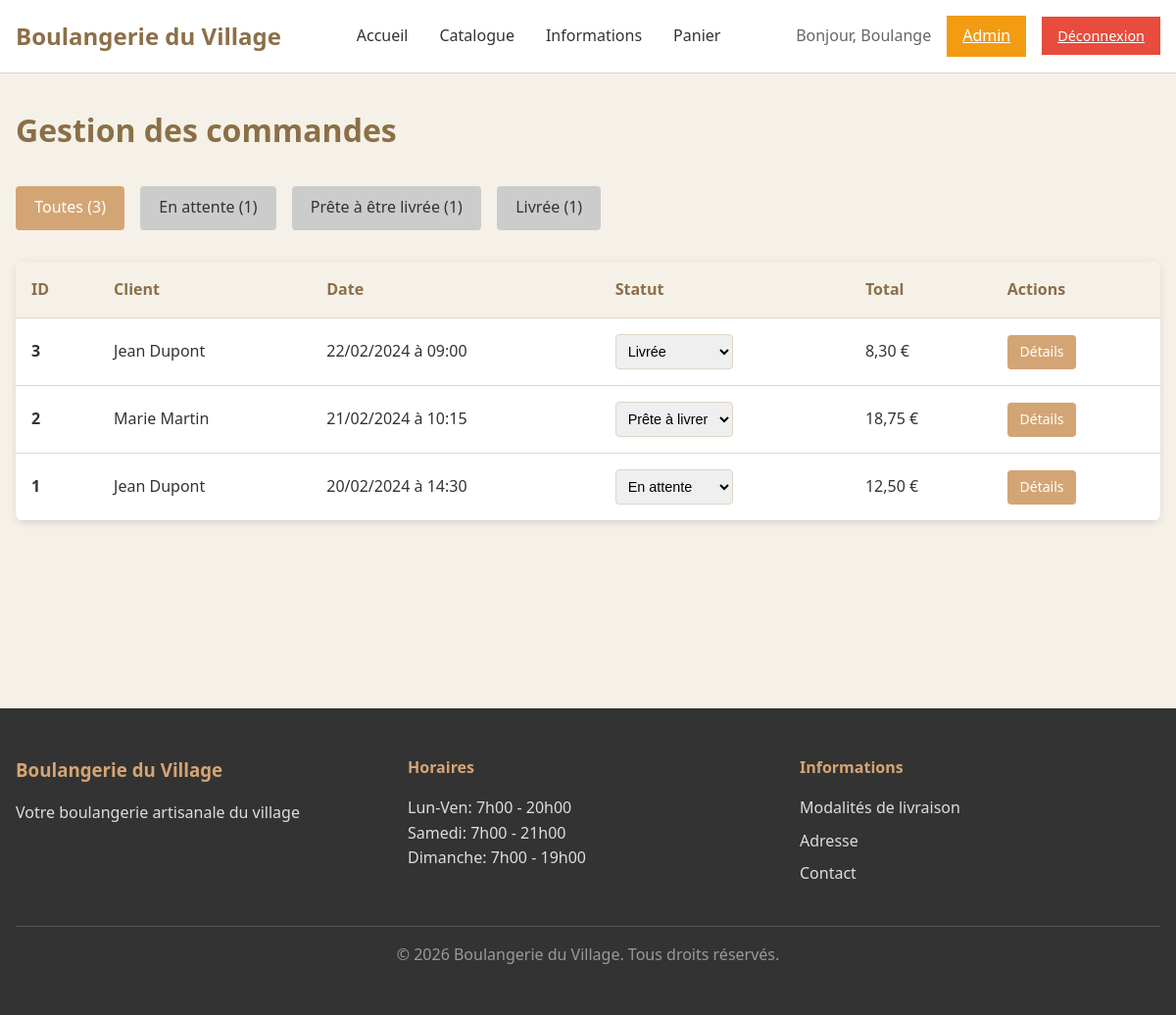
The page /public/admin/commandes.php (signed in) on the database its author committed.
### tables this page shows
CREATE TABLE users (
    id INT PRIMARY KEY AUTO_INCREMENT,
    nom VARCHAR(100) NOT NULL,
    prenom VARCHAR(100) NOT NULL,
    email VARCHAR(150) NOT NULL UNIQUE,
    mot_de_passe VARCHAR(255) NOT NULL,
    adresse TEXT,
    telephone VARCHAR(20),
    role ENUM('client', 'admin') DEFAULT 'client',
    created_at DATETIME DEFAULT CURRENT_TIMESTAMP,
    
    INDEX idx_email (email),
    INDEX idx_role (role)
);

CREATE TABLE commandes (
    id INT PRIMARY KEY AUTO_INCREMENT,
    user_id INT NOT NULL,
    date_commande DATETIME DEFAULT CURRENT_TIMESTAMP,
    statut ENUM('en_attente', 'prete', 'livree') DEFAULT 'en_attente',
    total DECIMAL(8,2) NOT NULL,
    adresse_livraison TEXT NOT NULL,
    commentaire TEXT,
    
    FOREIGN KEY (user_id) REFERENCES users(id) ON DELETE CASCADE,
    INDEX idx_user (user_id),
    INDEX idx_statut (statut),
    INDEX idx_date (date_commande)
);

### includes/auth.php (called while the page is built, shortened)
<?php
require_once __DIR__ . '/db.php';
function current_user(): ?array {
    $user = db_fetch(
        'SELECT id, email, nom, prenom, role FROM users WHERE id = ?',
        [$_SESSION['user_id']]
    );
    return $user;
}
function is_logged_in(): bool {
    return isset($_SESSION['user_id']);
}

### includes/db.php (called while the page is built, shortened)
<?php
$pdo = null;
function db_connect(): PDO {
    global $pdo;
    if ($pdo === null) {
        try {
            $pdo = new PDO(
                'mysql:host=' . DB_HOST . ';dbname=' . DB_NAME . ';charset=utf8mb4',
                DB_USER,
                DB_PASS,
                [
                    PDO::ATTR_ERRMODE => PDO::ERRMODE_EXCEPTION,
                    PDO::ATTR_DEFAULT_FETCH_MODE => PDO::FETCH_ASSOC,
                    PDO::ATTR_EMULATE_PREPARES => false
                ]
            );
        } catch (PDOException $e) {
            die('Erreur de connexion à la base de données: ' . $e->getMessage());
        }
    }
    return $pdo;
}
function db_query(string $sql, array $params = []): PDOStatement {
    $pdo = db_connect();
    $stmt = $pdo->prepare($sql);
    $stmt->execute($params);
    return $stmt;
}
function db_fetch_all(string $sql, array $params = []): array {
    return db_query($sql, $params)->fetchAll();
}
function db_fetch(string $sql, array $params = []): ?array {
    $result = db_query($sql, $params)->fetch();
    return $result ?: null;
}

### includes/functions.php (called while the page is built, shortened)
<?php
function e(string $string): string {
    return htmlspecialchars($string, ENT_QUOTES, 'UTF-8');
}
function format_price(float $price): string {
    return number_format($price, 2, ',', ' ') . ' €';
}
function format_date(string $date): string {
    $timestamp = strtotime($date);
    return date('d/m/Y \à H:i', $timestamp);
}
function format_statut(string $statut): string {
    $statuts = [
        'en_attente' => 'En attente',
        'prete' => 'Prête à être livrée',
        'livree' => 'Livrée'
    ];
    return $statuts[$statut] ?? $statut;
}

### public/admin/commandes.php (the view, shortened to what this page needs)
<?php
require_once __DIR__ . '/../../includes/db.php';
require_once __DIR__ . '/../../includes/auth.php';
require_once __DIR__ . '/../../includes/functions.php';
$statut_filtre = $_GET['statut'] ?? null;
$statuts_valides = ['en_attente', 'prete', 'livree'];
if ($statut_filtre) {
    $commandes = db_fetch_all(
        'SELECT c.*, u.prenom, u.nom
         FROM commandes c
         JOIN users u ON c.user_id = u.id
         WHERE c.statut = ?
         ORDER BY c.date_commande DESC',
        [$statut_filtre]
    );
} else {
    $commandes = db_fetch_all(
        'SELECT c.*, u.prenom, u.nom
         FROM commandes c
         JOIN users u ON c.user_id = u.id
         ORDER BY c.date_commande DESC'
    );
}
require_once __DIR__ . '/../../includes/header.php';
?>
<div class="container admin-container">
    <h1>Gestion des commandes</h1>
    <div class="admin-filters">
        <a href="<?php echo ADMIN_URL; ?>/commandes.php" class="btn <?php echo $statut_filtre === null ? 'btn-primary' : 'btn-secondary'; ?>">
            Toutes (<?php echo db_fetch('SELECT COUNT(*) as count FROM commandes')['count'] ?? 0; ?>)
        </a>
        <?php foreach ($statuts_valides as $statut): ?>
            <a href="<?php echo ADMIN_URL; ?>/commandes.php?statut=<?php echo $statut; ?>"
               class="btn <?php echo $statut_filtre === $statut ? 'btn-primary' : 'btn-secondary'; ?>">
                <?php
                $count = db_fetch('SELECT COUNT(*) as count FROM commandes WHERE statut = ?', [$statut])['count'] ?? 0;
                echo format_statut($statut) . ' (' . $count . ')';
                ?>
            </a>
        <?php endforeach; ?>
    </div>
    <?php if ($commandes): ?>
    <table class="admin-table">
        <thead>
            <tr>
                <th>ID</th>
                <th>Client</th>
                <th>Date</th>
                <th>Statut</th>
                <th>Total</th>
                <th>Actions</th>
            </tr>
        </thead>
        <tbody>
            <?php foreach ($commandes as $commande): ?>
            <tr>
                <td><strong><?php echo $commande['id']; ?></strong></td>
                <td><?php echo e($commande['prenom'] . ' ' . $commande['nom']); ?></td>
                <td><?php echo format_date($commande['date_commande']); ?></td>
                <td>
                    <form method="POST" style="display: inline;">
                        <select name="nouveau_statut" onchange="this.form.submit()">
                            <option value="en_attente" <?php echo $commande['statut'] === 'en_attente' ? 'selected' : ''; ?>>En attente</option>
                            <option value="prete" <?php echo $commande['statut'] === 'prete' ? 'selected' : ''; ?>>Prête à livrer</option>
                            <option value="livree" <?php echo $commande['statut'] === 'livree' ? 'selected' : ''; ?>>Livrée</option>
                        </select>
                    </form>
                </td>
                <td><?php echo format_price($commande['total']); ?></td>
                <td>
                    <a href="<?php echo ADMIN_URL; ?>/commande_detail.php?id=<?php echo $commande['id']; ?>" class="btn btn-sm btn-primary">Détails</a>
                </td>
            </tr>
            <?php endforeach; ?>
        </tbody>
    </table>
    <?php else: ?>
    <p>Aucune commande trouvée.</p>
    <?php endif; ?>
</div>
<?php require_once __DIR__ . '/../../includes/footer.php'; ?>

### includes/header.php (shortened to what this page needs)
<?php
require_once __DIR__ . '/auth.php';
require_once __DIR__ . '/functions.php';
$user = current_user();
?>
<!DOCTYPE html>
<html lang="fr">
<head>
    <link rel="stylesheet" href="<?php echo ASSETS_WEB_PATH; ?>/css/style.css">
</head>
<body>
    <header class="main-header">
        <div class="container">
            <div class="header-content">
                <a href="<?php echo PUBLIC_URL; ?>/index.php" class="logo">
                    <h1><?php echo APP_NAME; ?></h1>
                </a>
                <nav class="main-nav">
                    <ul>
                        <li><a href="<?php echo PUBLIC_URL; ?>/index.php">Accueil</a></li>
                        <li><a href="<?php echo PUBLIC_URL; ?>/catalogue.php">Catalogue</a></li>
                        <li><a href="<?php echo PUBLIC_URL; ?>/informations.php">Informations</a></li>
                        <li><a href="<?php echo PUBLIC_URL; ?>/panier.php" class="panier-link">
                            Panier
                        </a></li>
                    </ul>
                </nav>
                <div class="user-menu">
                    <?php if ($user): ?>
                        <span class="greeting">Bonjour, <?php echo e($user['prenom']); ?></span>
                        <?php if ($user['role'] === 'admin'): ?>
                            <a href="<?php echo ADMIN_URL; ?>/index.php" class="btn-admin">Admin</a>
                        <?php endif; ?>
                        <a href="<?php echo PUBLIC_URL; ?>/deconnexion.php" class="btn-logout">Déconnexion</a>
                    <?php else: ?>
                        <a href="<?php echo PUBLIC_URL; ?>/connexion.php" class="btn-login">Connexion</a>
                        <a href="<?php echo PUBLIC_URL; ?>/inscription.php" class="btn-register">Inscription</a>
                    <?php endif; ?>
                </div>
            </div>
        </div>
    </header>
    <main class="main-content">

### assets/css/style.css (style rules this page uses)
:root { --primary-color: #d4a574; --secondary-color: #8b6f47; --text-dark: #333; --text-light: #666; --bg-light: #f5f1e8; --bg-white: #ffffff; --border-color: #e0d5c7; --success-color: #27ae60; --danger-color: #e74c3c; --warning-color: #f39c12; --spacing-unit: 1rem; }
* { margin: 0; padding: 0; box-sizing: border-box; }
html { font-size: 16px; }
body { font-family: 'Segoe UI', Tahoma, Geneva, Verdana, sans-serif; color: var(--text-dark); background-color: var(--bg-light); line-height: 1.6; }
.container { max-width: 1200px; margin: 0 auto; padding: 0 var(--spacing-unit); }
.main-header { background-color: var(--bg-white); border-bottom: 1px solid var(--border-color); padding: var(--spacing-unit) 0; position: sticky; top: 0; z-index: 1000; }
.header-content { display: flex; justify-content: space-between; align-items: center; flex-wrap: wrap; gap: var(--spacing-unit); }
.logo { text-decoration: none; color: var(--text-dark); }
.logo h1 { font-size: 1.5rem; color: var(--secondary-color); }
.main-nav ul { display: flex; list-style: none; gap: calc(var(--spacing-unit) * 2); }
.main-nav a { text-decoration: none; color: var(--text-dark); transition: color 0.3s ease; position: relative; padding-bottom: 0.3rem; }
.panier-link { position: relative; }
.user-menu { display: flex; gap: var(--spacing-unit); align-items: center; }
.greeting { color: var(--text-light); }
.btn { display: inline-block; padding: 0.6rem 1.2rem; border: none; border-radius: 4px; text-decoration: none; cursor: pointer; font-size: 1rem; transition: all 0.3s ease; font-weight: 500; }
.btn-primary { background-color: var(--primary-color); color: white; }
.btn-secondary { background-color: #ccc; color: var(--text-dark); }
.btn-sm { padding: 0.4rem 0.8rem; font-size: 0.875rem; }
.btn-admin { background-color: var(--warning-color); color: white; padding: 0.5rem 1rem; }
.btn-login, .btn-logout, .btn-register { padding: 0.5rem 1rem; font-size: 0.9rem; }
.btn-logout { background-color: var(--danger-color); color: white; }
.main-content { min-height: calc(100vh - 200px); padding: calc(var(--spacing-unit) * 2) 0; }
.admin-container { margin-bottom: calc(var(--spacing-unit) * 3); }
.admin-container h1 { color: var(--secondary-color); margin-bottom: calc(var(--spacing-unit) * 2); }
.admin-table { width: 100%; border-collapse: collapse; background-color: var(--bg-white); border-radius: 8px; overflow: hidden; box-shadow: 0 2px 8px rgba(0,0,0,0.1); margin-bottom: calc(var(--spacing-unit) * 2); }
.admin-table th, .admin-table td { padding: var(--spacing-unit); text-align: left; border-bottom: 1px solid var(--border-color); }
.admin-table th { background-color: var(--bg-light); font-weight: bold; color: var(--secondary-color); }
.admin-filters { display: flex; gap: var(--spacing-unit); flex-wrap: wrap; margin-bottom: calc(var(--spacing-unit) * 2); }
.admin-table select { padding: 0.5rem; border: 1px solid var(--border-color); border-radius: 4px; font-size: 0.9rem; }

### rows shown on the page
users: prenom "Boulange"
commandes: id "3", user.nom "Jean Dupont", date_commande "22/02/2024 à 09:00", nouveau_statut "Livrée", total "8,30 €"
commandes: id "2", user.nom "Marie Martin", date_commande "21/02/2024 à 10:15", nouveau_statut "Prête à livrer", total "18,75 €"
commandes: id "1", user.nom "Jean Dupont", date_commande "20/02/2024 à 14:30", nouveau_statut "En attente", total "12,50 €"

### other values the page prints
APP_NAME "Boulangerie du Village"
db_fetch('SELECT COUNT(*) as count FROM commandes')['count'] "3"
format_statut($statut) "En attente"
$count "1"
format_statut($statut) "Prête à être livrée"
format_statut($statut) "Livrée"
